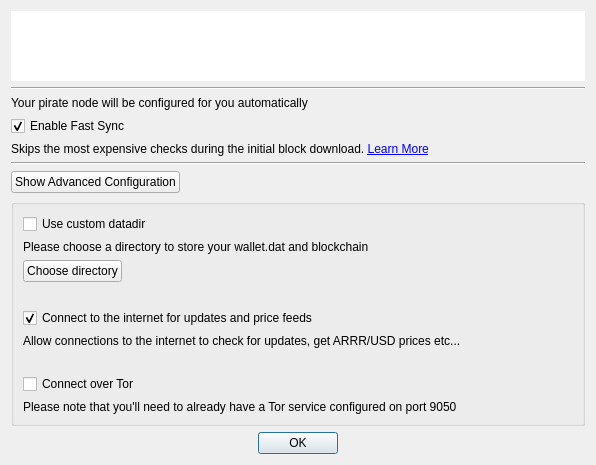
<?xml version="1.0" encoding="UTF-8"?>
<ui version="4.0">
 <class>createZcashConf</class>
 <widget class="QDialog" name="createZcashConf">
  <property name="geometry">
   <rect>
    <x>0</x>
    <y>0</y>
    <width>596</width>
    <height>465</height>
   </rect>
  </property>
  <property name="windowTitle">
   <string>Configure zcash.conf</string>
  </property>
  <layout class="QGridLayout" name="gridLayout">
   <item row="2" column="1">
    <widget class="QLabel" name="label">
     <property name="text">
      <string>Your pirate node will be configured for you automatically</string>
     </property>
     <property name="alignment">
      <set>Qt::AlignLeading|Qt::AlignLeft|Qt::AlignVCenter</set>
     </property>
    </widget>
   </item>
   <item row="3" column="1">
    <widget class="QCheckBox" name="chkFastSync">
     <property name="text">
      <string>Enable Fast Sync</string>
     </property>
     <property name="checked">
      <bool>true</bool>
     </property>
    </widget>
   </item>
   <item row="6" column="1">
    <layout class="QHBoxLayout" name="horizontalLayout_3">
     <item>
      <widget class="QPushButton" name="btnAdvancedConfig">
       <property name="text">
        <string>Show Advanced Configuration</string>
       </property>
       <property name="checkable">
        <bool>true</bool>
       </property>
      </widget>
     </item>
     <item>
      <spacer name="horizontalSpacer_2">
       <property name="orientation">
        <enum>Qt::Horizontal</enum>
       </property>
       <property name="sizeHint" stdset="0">
        <size>
         <width>40</width>
         <height>20</height>
        </size>
       </property>
      </spacer>
     </item>
    </layout>
   </item>
   <item row="0" column="1">
    <widget class="FilledIconLabel" name="lblTopIcon">
     <property name="sizePolicy">
      <sizepolicy hsizetype="Preferred" vsizetype="MinimumExpanding">
       <horstretch>0</horstretch>
       <verstretch>0</verstretch>
      </sizepolicy>
     </property>
     <property name="styleSheet">
      <string notr="true">background: #fff;</string>
     </property>
     <property name="text">
      <string notr="true"/>
     </property>
     <property name="scaledContents">
      <bool>true</bool>
     </property>
    </widget>
   </item>
   <item row="9" column="1">
    <widget class="QDialogButtonBox" name="buttonBox">
     <property name="orientation">
      <enum>Qt::Horizontal</enum>
     </property>
     <property name="standardButtons">
      <set>QDialogButtonBox::Ok</set>
     </property>
     <property name="centerButtons">
      <bool>true</bool>
     </property>
    </widget>
   </item>
   <item row="7" column="1">
    <widget class="QGroupBox" name="grpAdvanced">
     <property name="title">
      <string/>
     </property>
     <layout class="QGridLayout" name="gridLayout_2">
      <item row="3" column="0">
       <widget class="QLabel" name="label_4">
        <property name="text">
         <string notr="true"/>
        </property>
       </widget>
      </item>
      <item row="5" column="0">
       <widget class="QLabel" name="label_6">
        <property name="text">
         <string>Allow connections to the internet to check for updates, get ARRR/USD prices etc...</string>
        </property>
       </widget>
      </item>
      <item row="0" column="0">
       <widget class="QCheckBox" name="chkCustomDatadir">
        <property name="text">
         <string>Use custom datadir</string>
        </property>
       </widget>
      </item>
      <item row="2" column="0">
       <layout class="QHBoxLayout" name="horizontalLayout">
        <item>
         <widget class="QPushButton" name="btnPickDir">
          <property name="text">
           <string>Choose directory</string>
          </property>
         </widget>
        </item>
        <item>
         <widget class="QLabel" name="lblDirName">
          <property name="text">
           <string notr="true"/>
          </property>
         </widget>
        </item>
        <item>
         <spacer name="horizontalSpacer">
          <property name="orientation">
           <enum>Qt::Horizontal</enum>
          </property>
          <property name="sizeHint" stdset="0">
           <size>
            <width>40</width>
            <height>20</height>
           </size>
          </property>
         </spacer>
        </item>
       </layout>
      </item>
      <item row="8" column="0">
       <widget class="QLabel" name="label_5">
        <property name="text">
         <string>Please note that you'll need to already have a Tor service configured on port 9050</string>
        </property>
       </widget>
      </item>
      <item row="4" column="0">
       <widget class="QCheckBox" name="chkAllowInternet">
        <property name="text">
         <string>Connect to the internet for updates and price feeds</string>
        </property>
        <property name="checked">
         <bool>true</bool>
        </property>
       </widget>
      </item>
      <item row="1" column="0">
       <widget class="QLabel" name="label_2">
        <property name="text">
         <string>Please choose a directory to store your wallet.dat and blockchain</string>
        </property>
       </widget>
      </item>
      <item row="7" column="0">
       <widget class="QCheckBox" name="chkUseTor">
        <property name="text">
         <string>Connect over Tor</string>
        </property>
       </widget>
      </item>
      <item row="6" column="0">
       <widget class="QLabel" name="label_7">
        <property name="text">
         <string/>
        </property>
       </widget>
      </item>
     </layout>
    </widget>
   </item>
   <item row="1" column="1">
    <widget class="Line" name="line">
     <property name="orientation">
      <enum>Qt::Horizontal</enum>
     </property>
    </widget>
   </item>
   <item row="4" column="1">
    <widget class="QLabel" name="label_3">
     <property name="text">
      <string>&lt;html&gt;&lt;head/&gt;&lt;body&gt;&lt;p&gt;Skips the most expensive checks during the initial block download. &lt;a href=&quot;https://docs.zecwallet.co/using-zecwallet/#fastsync&quot;&gt;&lt;span style=&quot; text-decoration: underline; color:#0000ff;&quot;&gt;Learn More&lt;/span&gt;&lt;/a&gt;&lt;/p&gt;&lt;/body&gt;&lt;/html&gt;</string>
     </property>
     <property name="textFormat">
      <enum>Qt::RichText</enum>
     </property>
     <property name="wordWrap">
      <bool>true</bool>
     </property>
     <property name="openExternalLinks">
      <bool>true</bool>
     </property>
     <property name="textInteractionFlags">
      <set>Qt::LinksAccessibleByKeyboard|Qt::LinksAccessibleByMouse</set>
     </property>
    </widget>
   </item>
   <item row="5" column="1">
    <widget class="Line" name="line_2">
     <property name="orientation">
      <enum>Qt::Horizontal</enum>
     </property>
    </widget>
   </item>
  </layout>
 </widget>
 <customwidgets>
  <customwidget>
   <class>FilledIconLabel</class>
   <extends>QLabel</extends>
   <header>fillediconlabel.h</header>
  </customwidget>
 </customwidgets>
 <resources/>
 <connections>
  <connection>
   <sender>buttonBox</sender>
   <signal>accepted()</signal>
   <receiver>createZcashConf</receiver>
   <slot>accept()</slot>
   <hints>
    <hint type="sourcelabel">
     <x>248</x>
     <y>254</y>
    </hint>
    <hint type="destinationlabel">
     <x>157</x>
     <y>274</y>
    </hint>
   </hints>
  </connection>
  <connection>
   <sender>buttonBox</sender>
   <signal>rejected()</signal>
   <receiver>createZcashConf</receiver>
   <slot>reject()</slot>
   <hints>
    <hint type="sourcelabel">
     <x>316</x>
     <y>260</y>
    </hint>
    <hint type="destinationlabel">
     <x>286</x>
     <y>274</y>
    </hint>
   </hints>
  </connection>
 </connections>
</ui>
